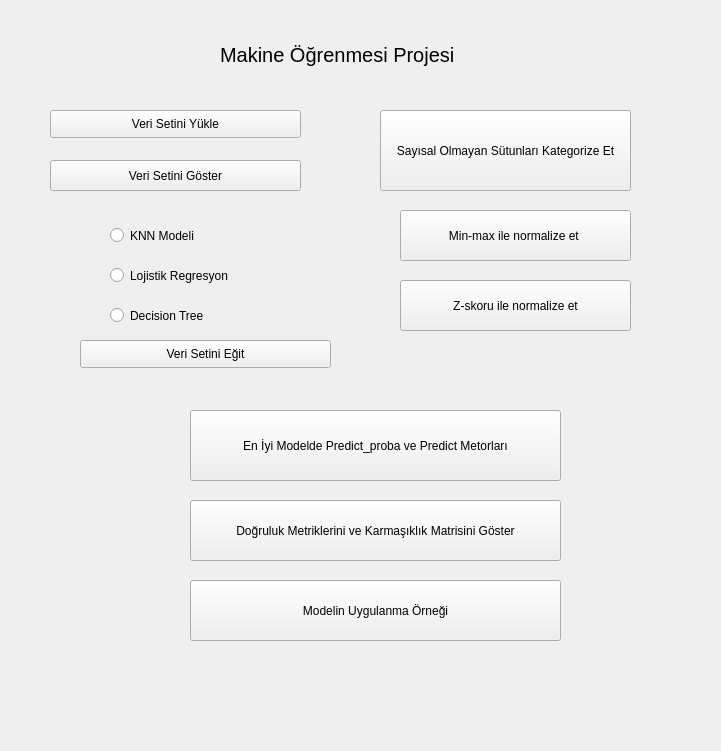
<?xml version="1.0" encoding="UTF-8"?>
<ui version="4.0">
 <class>Normalizasyon</class>
 <widget class="QWidget" name="Normalizasyon">
  <property name="geometry">
   <rect>
    <x>0</x>
    <y>0</y>
    <width>721</width>
    <height>751</height>
   </rect>
  </property>
  <property name="windowTitle">
   <string>Normalizasyon</string>
  </property>
  <widget class="QPushButton" name="pushButton_veriSetiYkle">
   <property name="geometry">
    <rect>
     <x>50</x>
     <y>110</y>
     <width>251</width>
     <height>28</height>
    </rect>
   </property>
   <property name="text">
    <string>Veri Setini Yükle</string>
   </property>
  </widget>
  <widget class="QRadioButton" name="radioButton_dt">
   <property name="geometry">
    <rect>
     <x>110</x>
     <y>300</y>
     <width>161</width>
     <height>31</height>
    </rect>
   </property>
   <property name="text">
    <string>Decision Tree</string>
   </property>
  </widget>
  <widget class="QRadioButton" name="radioButton_lr">
   <property name="geometry">
    <rect>
     <x>110</x>
     <y>260</y>
     <width>171</width>
     <height>31</height>
    </rect>
   </property>
   <property name="text">
    <string>Lojistik Regresyon</string>
   </property>
  </widget>
  <widget class="QPushButton" name="pushButton_predict_proba">
   <property name="geometry">
    <rect>
     <x>190</x>
     <y>410</y>
     <width>371</width>
     <height>71</height>
    </rect>
   </property>
   <property name="text">
    <string>En İyi Modelde Predict_proba ve Predict Metorları</string>
   </property>
  </widget>
  <widget class="QPushButton" name="pushButton_veriSetiniEgit">
   <property name="geometry">
    <rect>
     <x>80</x>
     <y>340</y>
     <width>251</width>
     <height>28</height>
    </rect>
   </property>
   <property name="text">
    <string>Veri Setini Eğit</string>
   </property>
  </widget>
  <widget class="QPushButton" name="pushButton_veriSetiGster">
   <property name="geometry">
    <rect>
     <x>50</x>
     <y>160</y>
     <width>251</width>
     <height>31</height>
    </rect>
   </property>
   <property name="text">
    <string>Veri Setini Göster</string>
   </property>
  </widget>
  <widget class="QLabel" name="label_baslik">
   <property name="geometry">
    <rect>
     <x>220</x>
     <y>40</y>
     <width>286</width>
     <height>30</height>
    </rect>
   </property>
   <property name="font">
    <font>
     <pointsize>15</pointsize>
    </font>
   </property>
   <property name="text">
    <string>Makine Öğrenmesi Projesi</string>
   </property>
  </widget>
  <widget class="QRadioButton" name="radioButton_knn">
   <property name="geometry">
    <rect>
     <x>110</x>
     <y>220</y>
     <width>151</width>
     <height>31</height>
    </rect>
   </property>
   <property name="text">
    <string>KNN Modeli</string>
   </property>
  </widget>
  <widget class="QPushButton" name="pushButton_onslemeHazrlk">
   <property name="geometry">
    <rect>
     <x>380</x>
     <y>110</y>
     <width>251</width>
     <height>81</height>
    </rect>
   </property>
   <property name="text">
    <string>Sayısal Olmayan Sütunları Kategorize Et</string>
   </property>
  </widget>
  <widget class="QPushButton" name="pushButtonMetrikler">
   <property name="geometry">
    <rect>
     <x>190</x>
     <y>500</y>
     <width>371</width>
     <height>61</height>
    </rect>
   </property>
   <property name="text">
    <string>Doğruluk Metriklerini ve Karmaşıklık Matrisini Göster</string>
   </property>
  </widget>
  <widget class="QPushButton" name="pushButtonNormalizeEt">
   <property name="geometry">
    <rect>
     <x>400</x>
     <y>210</y>
     <width>231</width>
     <height>51</height>
    </rect>
   </property>
   <property name="text">
    <string>Min-max ile normalize et </string>
   </property>
  </widget>
  <widget class="QPushButton" name="pushButtonModelOrnek">
   <property name="geometry">
    <rect>
     <x>190</x>
     <y>580</y>
     <width>371</width>
     <height>61</height>
    </rect>
   </property>
   <property name="text">
    <string>Modelin Uygulanma Örneği</string>
   </property>
  </widget>
  <widget class="QPushButton" name="pushButtonNormalizeEt_2">
   <property name="geometry">
    <rect>
     <x>400</x>
     <y>280</y>
     <width>231</width>
     <height>51</height>
    </rect>
   </property>
   <property name="text">
    <string>Z-skoru ile normalize et</string>
   </property>
  </widget>
 </widget>
 <resources/>
 <connections/>
</ui>
